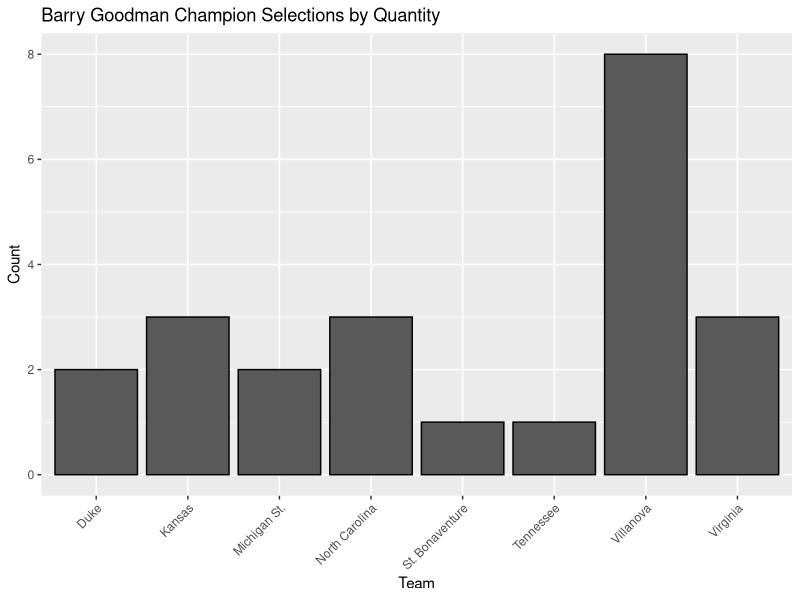
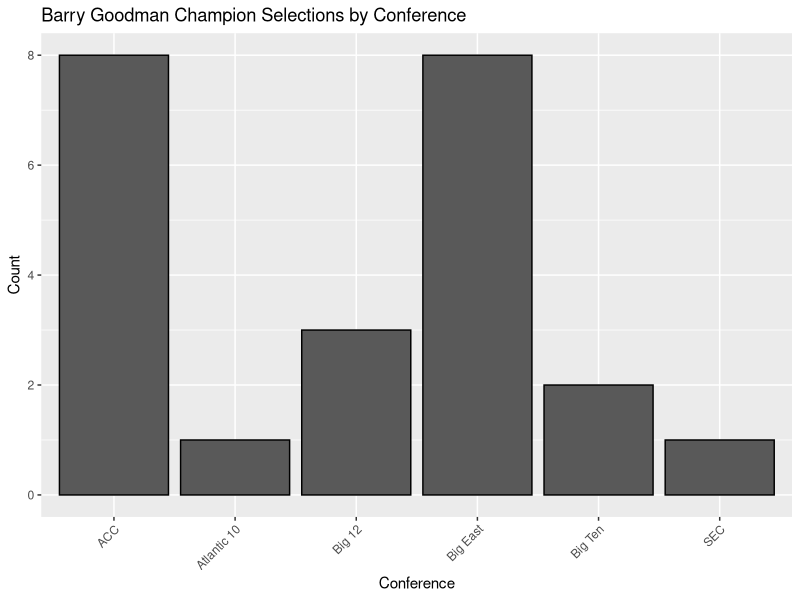
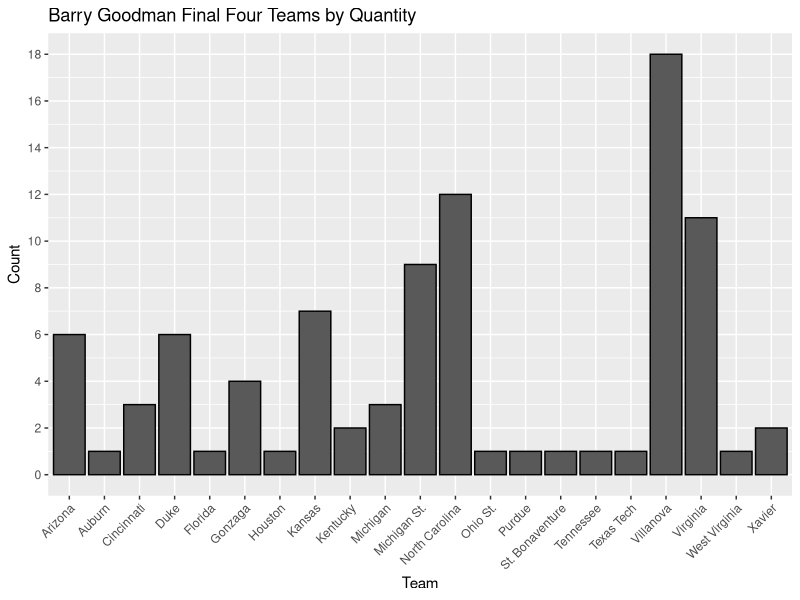
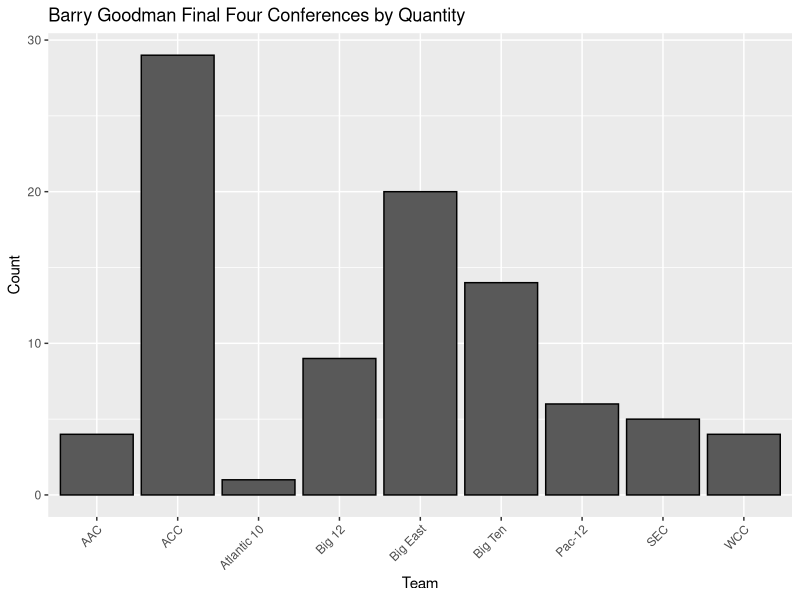
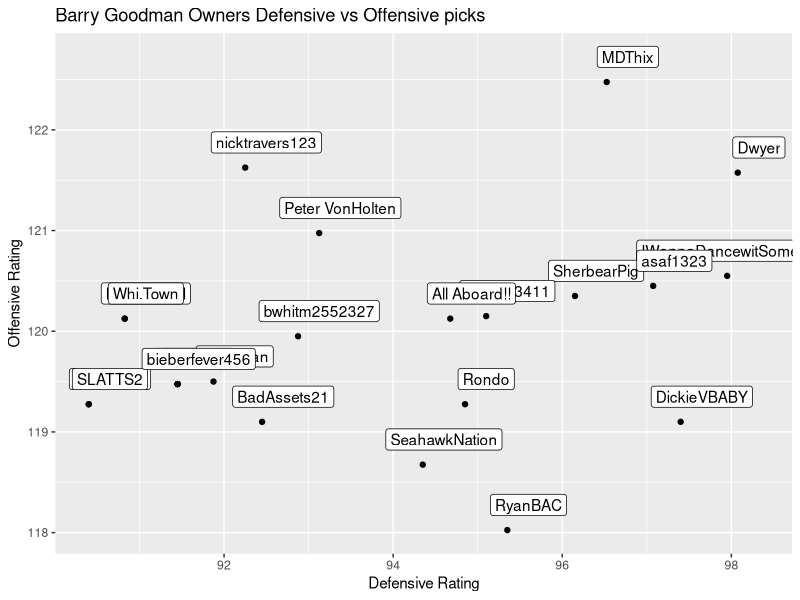
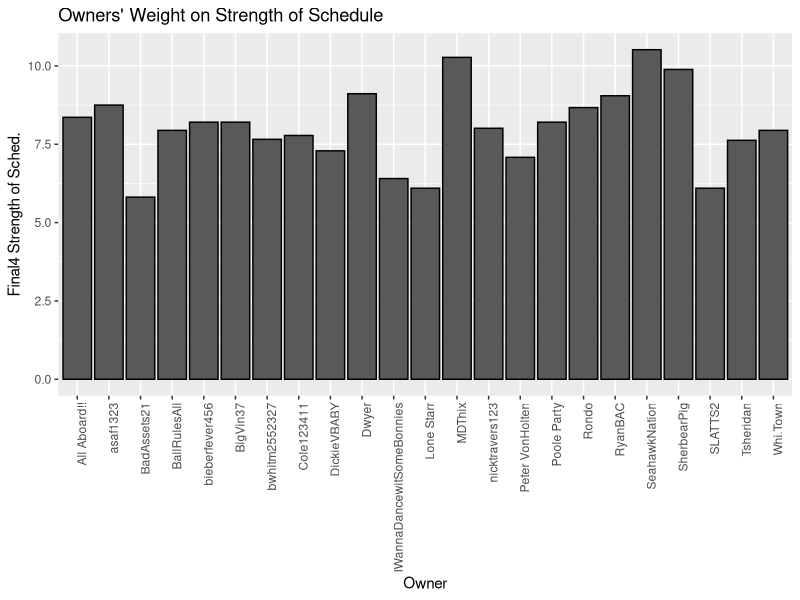

These figures' R source, in order:
## ---- chunk 1
knitr::opts_chunk$set(fig.width=12, fig.height=8, fig.path='Figs/',
                      echo=FALSE, warning=FALSE, message=FALSE)
## ---- chunk 2
# To ensure I'm working in the right directory..
getwd()
setwd("C:/Users/ODsLaptop/Documents/Repos/march-madness")
list.files()
## ---- chunk 3
# Load all of the packages that you end up using
# in your analysis in this code chunk.

# Notice that the parameter "echo" was set to FALSE for this code chunk.
# This prevents the code from displaying in the knitted HTML output.
# You should set echo=FALSE for all code chunks in your file.

library(ggplot2)
library(gridExtra)
library(grid)
library(GGally)
library(dplyr)
library(RColorBrewer)
## ---- chunk 4
#Loading the data
MM_data <- read.csv('MM_data.csv')
FF_data <- read.csv('FF_data1.csv')
## ---- chunk 5
# structure of the data and such
names(MM_data)
str(MM_data)
head(MM_data, 5)
## ---- chunk 6
#arrange(MM_data, desc(Winner))

ggplot(data = MM_data, aes(x=Winner)) +
    geom_bar(stat="count", color = "black") +
    xlab("Team") +
    ylab("Count") +
    ggtitle("Barry Goodman Champion Selections by Quantity") +
    theme(axis.text.x = element_text(angle = 45, hjust = 1))
	#scale_y_continuous(breaks = seq(0,40,3))
## ---- chunk 7
arrange(MM_data, desc(WinnerConference))

ggplot(data = MM_data, aes(x=WinnerConference)) +
    geom_bar(stat="count", color = "black") +
    xlab("Conference") +
    ylab("Count") +
    ggtitle("Barry Goodman Champion Selections by Conference") +
    theme(axis.text.x = element_text(angle = 45, hjust = 1))
	#scale_y_continuous(breaks = seq(0,40,3))
## ---- chunk 8
arrange(FF_data, desc(Team))

ggplot(data = FF_data, aes(x=Team)) +
    geom_bar(stat="count", color = "black") +
    xlab("Team") +
    ylab("Count") +
    ggtitle("Barry Goodman Final Four Teams by Quantity") +
    theme(axis.text.x = element_text(angle = 45, hjust = 1)) +
	  scale_y_continuous(breaks = seq(0,20,2))
## ---- chunk 9
arrange(FF_data, desc(Conference))

ggplot(data = FF_data, aes(x=Conference)) +
    geom_bar(stat="count", color = "black") +
    xlab("Team") +
    ylab("Count") +
    ggtitle("Barry Goodman Final Four Conferences by Quantity") +
    theme(axis.text.x = element_text(angle = 45, hjust = 1))
	#scale_y_continuous(breaks = seq(0,40,3))
## ---- chunk 10
# Give some description...
# Further to the right shows picks with better defensive ratings
# Closer to the top shows picks with better offensive ratings
# For reference: asaf looks to have picked based on highest scoring teams..

ggplot(MM_data, aes(x=FinalFourDefense, y=FinalFourOffense)) +
  geom_point() + 
  geom_label(label=MM_data$Owner, nudge_x = 0.25, nudge_y = 0.25) +
  xlab("Defensive Rating") +
  ylab("Offensive Rating") +
  ggtitle("Barry Goodman Owners Defensive vs Offensive picks")
  #scale_y_continuous(breaks = seq(0,40,3))
  #scale_x_continuous(breaks = seq(0,40,3))
## ---- chunk 11

top_risky <- MM_data[order(-MM_data$SumOfFinalFours, MM_data$WinnerSeed),]

top_risky[,c("Owner","SumOfFinalFours")]
## ---- chunk 12

top_risky <- MM_data[order(MM_data$SumOfFinalFours, MM_data$WinnerSeed),]

top_risky[,c("Owner","SumOfFinalFours")]
## ---- chunk 13

arrange(MM_data, desc(FinalFourSS))

ggplot(data = MM_data, aes(x=Owner, y=FinalFourSS)) +
    geom_bar(stat="identity", color = "black") +
    xlab("Owner") +
    ylab("Final4 Strength of Sched.") +
    ggtitle("Owners' Weight on Strength of Schedule") +
    theme(axis.text.x = element_text(angle = 90, hjust = 1))
	#scale_y_continuous(breaks = seq(0,40,3))
